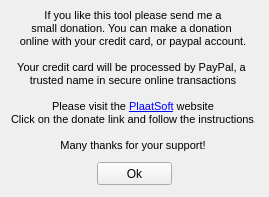
<?xml version="1.0" encoding="UTF-8"?>
<ui version="4.0">
 <class>Donate</class>
 <widget class="QWidget" name="Donate">
  <property name="geometry">
   <rect>
    <x>0</x>
    <y>0</y>
    <width>269</width>
    <height>197</height>
   </rect>
  </property>
  <property name="windowTitle">
   <string>Form</string>
  </property>
  <widget class="QLabel" name="label">
   <property name="geometry">
    <rect>
     <x>11</x>
     <y>0</y>
     <width>244</width>
     <height>162</height>
    </rect>
   </property>
   <property name="text">
    <string>&lt;!DOCTYPE HTML PUBLIC &quot;-//W3C//DTD HTML 4.0//EN&quot; &quot;http://www.w3.org/TR/REC-html40/strict.dtd&quot;&gt;
&lt;html&gt;&lt;head&gt;&lt;meta name=&quot;qrichtext&quot; content=&quot;1&quot; /&gt;&lt;style type=&quot;text/css&quot;&gt;
p, li { white-space: pre-wrap; }
&lt;/style&gt;&lt;/head&gt;&lt;body style=&quot; font-family:'MS Shell Dlg 2'; font-size:8.25pt; font-weight:400; font-style:normal;&quot;&gt;
&lt;p align=&quot;center&quot; style=&quot; margin-top:0px; margin-bottom:0px; margin-left:0px; margin-right:0px; -qt-block-indent:0; text-indent:0px;&quot;&gt;&lt;span style=&quot; font-size:8pt;&quot;&gt;If you like this tool please send me a&lt;/span&gt;&lt;/p&gt;
&lt;p align=&quot;center&quot; style=&quot; margin-top:0px; margin-bottom:0px; margin-left:0px; margin-right:0px; -qt-block-indent:0; text-indent:0px;&quot;&gt;&lt;span style=&quot; font-size:8pt;&quot;&gt;small donation. You can make a donation &lt;/span&gt;&lt;/p&gt;
&lt;p align=&quot;center&quot; style=&quot; margin-top:0px; margin-bottom:0px; margin-left:0px; margin-right:0px; -qt-block-indent:0; text-indent:0px;&quot;&gt;&lt;span style=&quot; font-size:8pt;&quot;&gt;online with your credit card, or paypal account.&lt;/span&gt;&lt;/p&gt;
&lt;p align=&quot;center&quot; style=&quot;-qt-paragraph-type:empty; margin-top:0px; margin-bottom:0px; margin-left:0px; margin-right:0px; -qt-block-indent:0; text-indent:0px; font-size:8pt;&quot;&gt;&lt;/p&gt;
&lt;p align=&quot;center&quot; style=&quot; margin-top:0px; margin-bottom:0px; margin-left:0px; margin-right:0px; -qt-block-indent:0; text-indent:0px;&quot;&gt;&lt;span style=&quot; font-size:8pt;&quot;&gt;Your credit card will be processed by PayPal, a &lt;/span&gt;&lt;/p&gt;
&lt;p align=&quot;center&quot; style=&quot; margin-top:0px; margin-bottom:0px; margin-left:0px; margin-right:0px; -qt-block-indent:0; text-indent:0px;&quot;&gt;&lt;span style=&quot; font-size:8pt;&quot;&gt;trusted name in secure online transactions&lt;/span&gt;&lt;/p&gt;
&lt;p align=&quot;center&quot; style=&quot;-qt-paragraph-type:empty; margin-top:0px; margin-bottom:0px; margin-left:0px; margin-right:0px; -qt-block-indent:0; text-indent:0px; font-size:8pt;&quot;&gt;&lt;/p&gt;
&lt;p align=&quot;center&quot; style=&quot; margin-top:0px; margin-bottom:0px; margin-left:0px; margin-right:0px; -qt-block-indent:0; text-indent:0px;&quot;&gt;&lt;span style=&quot; font-size:8pt;&quot;&gt;Please visit the &lt;/span&gt;&lt;a href=&quot;http://www.plaatsoft.nl&quot;&gt;&lt;span style=&quot; font-size:8pt; text-decoration: underline; color:#0000ff;&quot;&gt;PlaatSoft&lt;/span&gt;&lt;/a&gt;&lt;span style=&quot; font-size:8pt;&quot;&gt; website&lt;/span&gt;&lt;/p&gt;
&lt;p align=&quot;center&quot; style=&quot; margin-top:0px; margin-bottom:0px; margin-left:0px; margin-right:0px; -qt-block-indent:0; text-indent:0px;&quot;&gt;&lt;span style=&quot; font-size:8pt;&quot;&gt;Click on the donate link and follow the instructions.&lt;/span&gt;&lt;/p&gt;
&lt;p align=&quot;center&quot; style=&quot;-qt-paragraph-type:empty; margin-top:0px; margin-bottom:0px; margin-left:0px; margin-right:0px; -qt-block-indent:0; text-indent:0px; font-size:8pt;&quot;&gt;&lt;/p&gt;
&lt;p align=&quot;center&quot; style=&quot; margin-top:0px; margin-bottom:0px; margin-left:0px; margin-right:0px; -qt-block-indent:0; text-indent:0px;&quot;&gt;&lt;span style=&quot; font-size:8pt;&quot;&gt;Many thanks for your support!&lt;/span&gt;&lt;/p&gt;&lt;/body&gt;&lt;/html&gt;</string>
   </property>
   <property name="textFormat">
    <enum>Qt::RichText</enum>
   </property>
  </widget>
  <widget class="QPushButton" name="pushButton">
   <property name="geometry">
    <rect>
     <x>97</x>
     <y>162</y>
     <width>75</width>
     <height>23</height>
    </rect>
   </property>
   <property name="text">
    <string>Ok</string>
   </property>
  </widget>
 </widget>
 <resources/>
 <connections/>
</ui>
